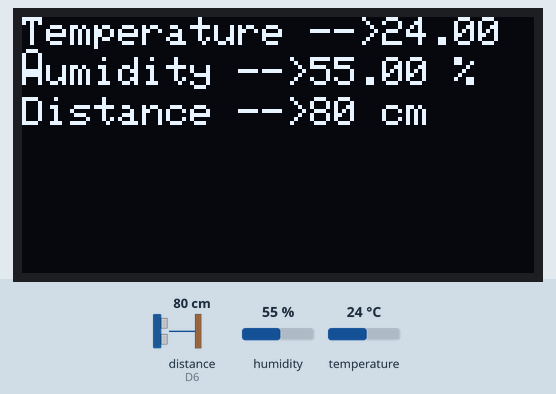
The sketch below on a simulated ESP8266 (NodeMCU). Parts: 128×64 one-colour display. Wiring (inferred from the names in the program): ultrasonic range finder: trigger D5; echo D6. The test bench sets the inputs (shaded band); at power-on: distance to the obstacle (sensor on D6) 80 cm, humidity 55 %, temperature 24 °C. The echo pulse lasts 58.3 µs per cm; what the sketch prints to the serial monitor is not drawn.

Above: at 4.2 s.
4.3 s: distance to the obstacle (sensor on D6) set to 2 cm
At 6.4 s:
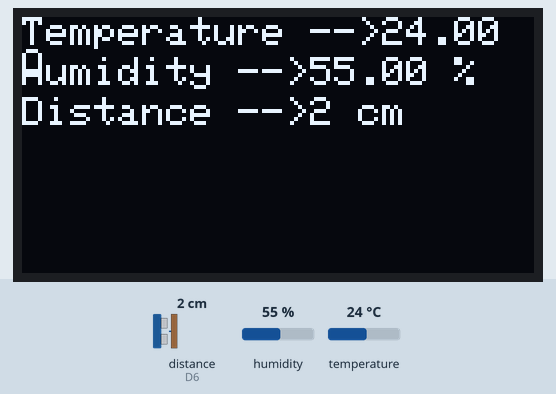
6.7 s: humidity set to 22 %
At 8.6 s:
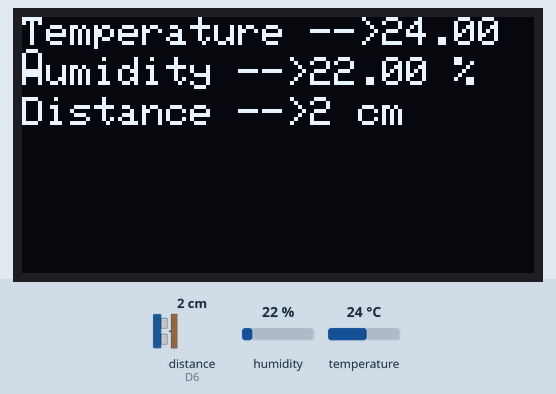
8.9 s: temperature set to 12 °C
At 10.7 s:
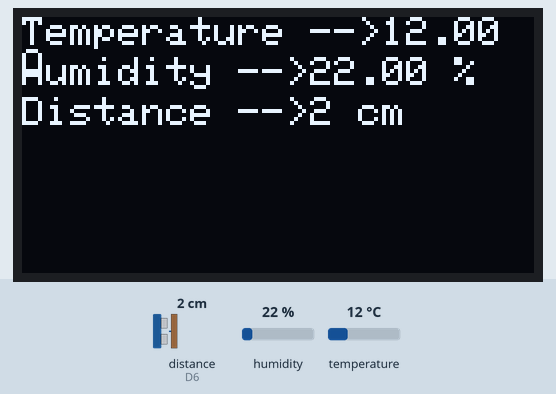
11.0 s: distance to the obstacle (sensor on D6) set to 4 cm
At 12.9 s:
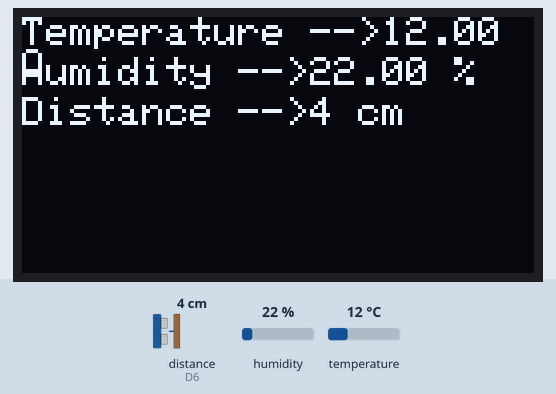
13.2 s: humidity set to 40 %
At 15.0 s:
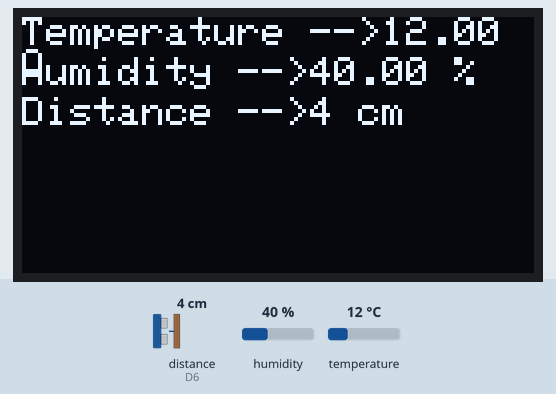
15.3 s: distance to the obstacle (sensor on D6) set to 9 cm
At 16.3 s:
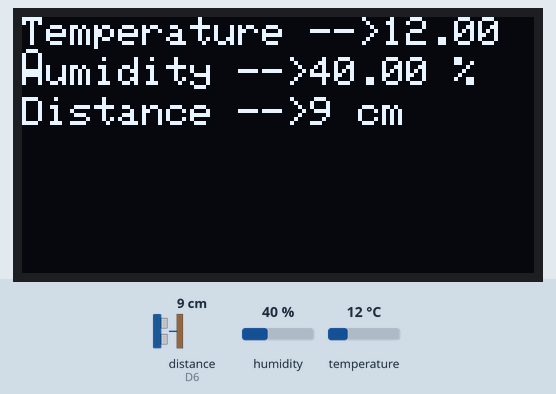
Timing chart, 0 to 18.3 s (numbered marks = the images above; inputs shaded):
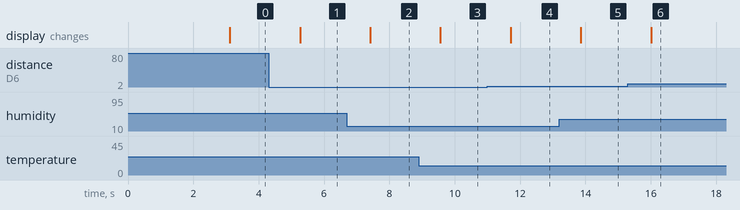

Measured:
- after the input at 4.3 s, the display: changes after 0.96 s (image 1)
- after the input at 6.7 s, the display: changes after 0.71 s (image 2)
- after the input at 8.9 s, the display: changes after 0.66 s (image 3)
- after the input at 11.0 s, the display: changes after 0.71 s (image 4)
- after the input at 13.2 s, the display: changes after 0.66 s (image 5)
- after the input at 15.3 s, the display: changes after 0.71 s (image 6)

The sketch:

Temp_Hum_Dist_oLED.ino
```cpp
 // CIRCUIT CONNECTION
     //  ESP8266          DHT11            //  ESP8266            //  Ultrasonic Sensor                //  ESP8266         //  OLED Display
    //  ---------        -------          //  ---------              -------------------              //  ---------           --------------
     // 3.3V       ---->  VCC               // Vin          -------->     5v.                            // GPIO4 (D2) -------->  SDA
     // GND        ---->  GND               // GPIO14 (D5)  --------->    Trig                           // GPIO5 (D1) -------->  SCL
     // GPIO2 (D4) ---->  Data              // GPIO12 (D6)  --------->    Echo                           // 3.3V       -------->  VDD
                                            // GND          --------->    GND                            // GND        -------->  GND

#include <OakOLED.h>
#include <DHT.h>
#include <Wire.h>

// Define the DHT sensor pin and type
#define DHTPIN D4
#define DHTTYPE DHT11

// Define the ultrasonic sensor pins
#define echoPin 12
#define trigPin 14

// Initialize the DHT sensor
DHT dht(DHTPIN, DHTTYPE);
long duration, distance;
OakOLED oled; // Initialize the OLED display

void setup() {
    Serial.begin(9600); // Start the serial communication at 9600 baud rate
    oled.begin();  // Initialize the OLED display
    dht.begin(); // Initialize the DHT sensor

    // Set up the ultrasonic sensor pins
    pinMode(trigPin, OUTPUT);
    pinMode(echoPin, INPUT);

    // Display a welcome message on the OLED
    oled.clearDisplay();
    oled.setTextSize(2);
    oled.setTextColor(2);
    oled.setCursor(0, 0);
    oled.println("MR. SUBRAT KHATUA");
    oled.display();
    delay(3000); // Wait for 3 seconds
}

void loop() {
    float temperature = dht.readTemperature(); // Read temperature from DHT11
    float humidity = dht.readHumidity(); // Read humidity from DHT11

    // Send a pulse from the ultrasonic sensor
    digitalWrite(trigPin, LOW);
    delayMicroseconds(2);
    digitalWrite(trigPin, HIGH);
    delayMicroseconds(10);
    digitalWrite(trigPin, LOW);

    // Measure the echo duration
    duration = pulseIn(echoPin, HIGH);
    // Calculate the distance based on the echo duration
    distance = duration / 58.2;
    String disp = String(distance);

    // Clear the OLED display
    oled.clearDisplay();
    oled.setTextSize(1);
    oled.setTextColor(9);

    // Display the temperature on the OLED
    oled.setCursor(0, 0);
    oled.print("Temperature -->");
    oled.print(temperature);
    oled.println(" C");

    // Display the humidity on the OLED
    oled.setCursor(0, 10);
    oled.print("Humidity -->");
    oled.print(humidity);
    oled.println(" %");

    // Display the distance on the OLED
    oled.setCursor(0, 20);
    oled.print("Distance -->");
    oled.print(disp);
    oled.println(" cm");
    oled.display();

    // Print the temperature, humidity, and distance to the serial monitor
    Serial.print("Current Temperature is --> ");
    Serial.print(temperature);
    Serial.println(" C");
    Serial.print("Current Humidity is --> ");
    Serial.print(humidity);
    Serial.println(" %");

    Serial.print("Current Distance is --> ");
    Serial.print(disp);
    Serial.println(" cm");

    delay(1000); // Wait for 1 second before repeating the loop
}
```
